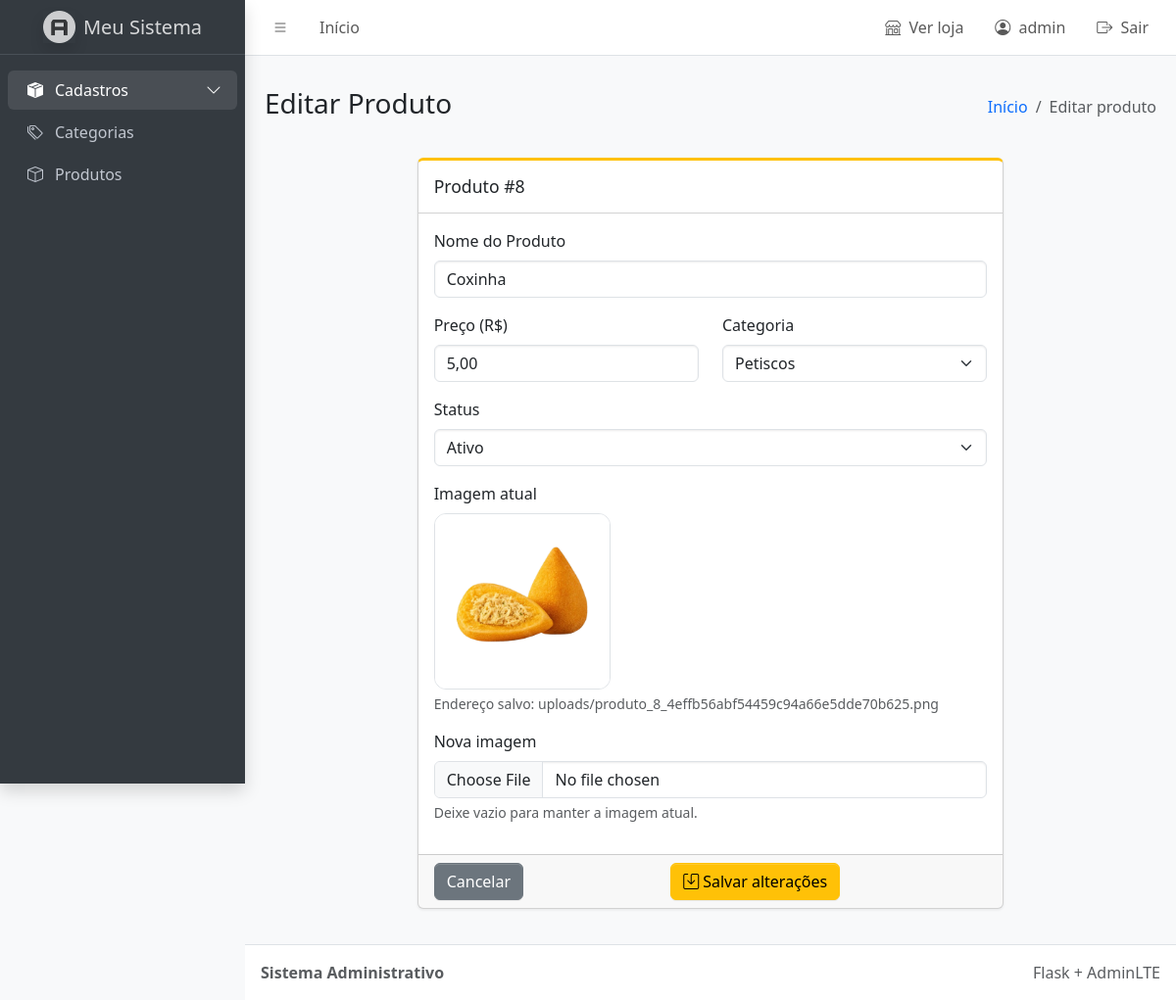
Page /editarproduto/8 (signed in) on the earlier database version.
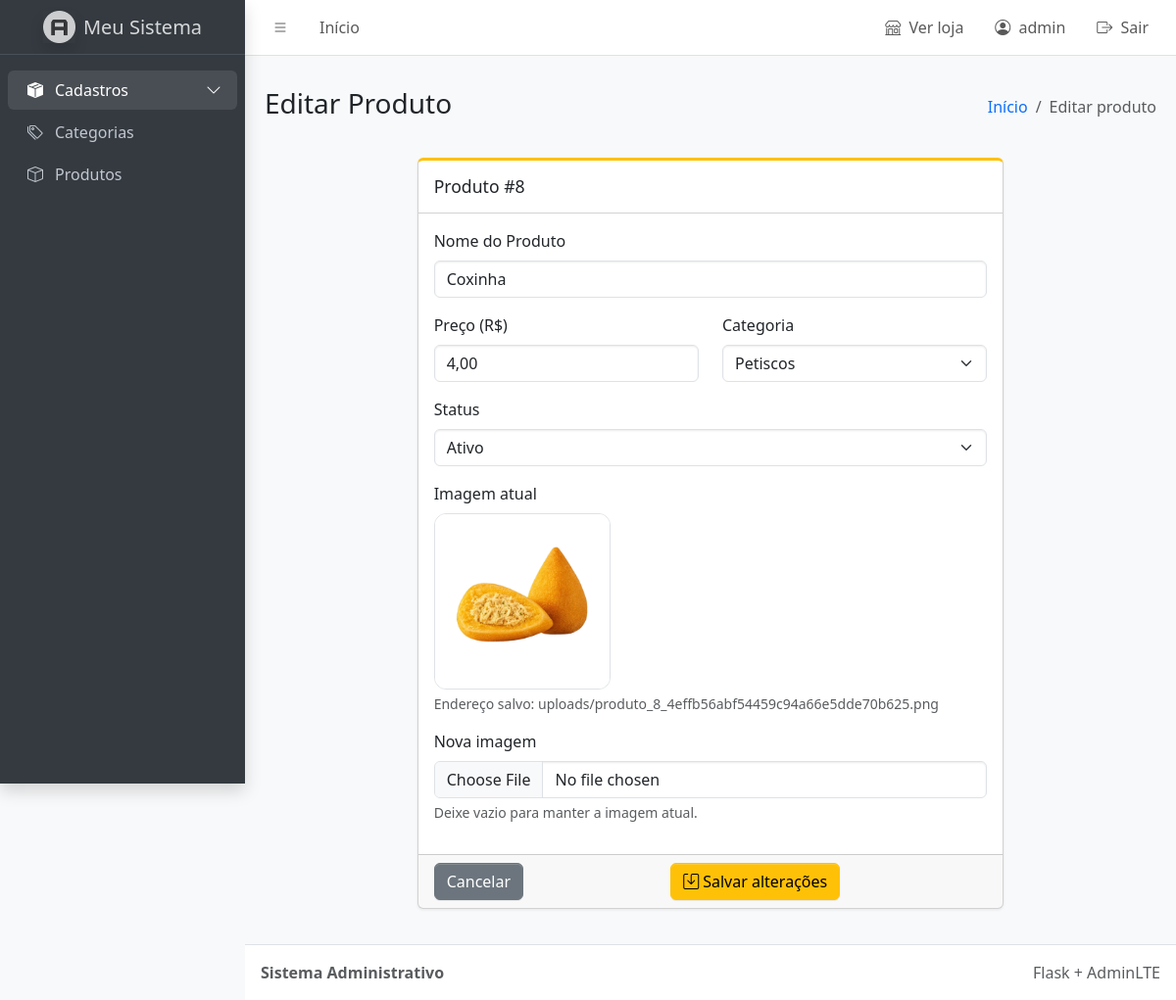
Same page on the later database version.
### tables this page shows
CREATE TABLE produto(
   id integer primary key autoincrement,
   nome varchar(50) not null,
   preco float,
   ativo boolean, 
   imagem blob,
   img varchar(100),
   id_categoria int,
   foreign key ('id_categoria') references categoria('id')
);

CREATE TABLE categoria(
   id integer primary key autoincrement,
   nome varchar(50) not null,
   descricao text, 
   ativo boolean,
   imagem blob,
   img varchar(100)
);

### app.py (the view, shortened to what this page needs)
@app.route('/editarproduto/<int:id>', methods=['GET', 'POST'])
def editarProduto(id):
    with conexao() as conn:
        produto = conn.execute('SELECT * FROM produto WHERE id = ?', (id,)).fetchone()
    if produto is None:
        flash('Produto não encontrado.', 'danger')
        return redirect(url_for('listarProduto'))
    categorias = listar_categorias_ativas()
    return render_template('admin/editar_produto.html', produto=produto, categorias=categorias)

### app.py (called while the page is built)
def conexao():
    conn = sqlite3.connect(Path(app.root_path) / 'database.db')
    conn.row_factory = sqlite3.Row
    conn.execute('PRAGMA foreign_keys = ON')
    return conn

@app.context_processor
def dados_do_carrinho():
    return {'qtd_carrinho': sum(session.get('carrinho', {}).values())}

@app.before_request
def proteger_rotas():
    endpoint = request.endpoint
    if endpoint is None or endpoint in ENDPOINTS_PUBLICOS:
        return None
    if 'usuario_id' not in session:
        flash('Faça login para continuar.', 'warning')
        return redirect(url_for('login'))
    if endpoint in ('raiz', 'sair') or endpoint.startswith('cliente_'):
        return None
    if session.get('tipo') != 'admin':
        flash('Esta área é restrita ao administrador.', 'danger')
        return redirect(url_for('cliente_inicio'))
    return None

def listar_categorias_ativas():
    with conexao() as conn:
        return conn.execute("SELECT id, nome FROM categoria WHERE ativo = 'True' ORDER BY nome").fetchall()

### templates/admin/editar_produto.html (shortened to what this page needs)
{% extends 'admin/base.html' %}
{% block page_title %}Editar Produto{% endblock %}
{% block breadcrumb %}Editar produto{% endblock %}
{% block content %}
<div class="row justify-content-center">
  <div class="col-xl-8 col-lg-10">
    <div class="card card-warning card-outline">
      <div class="card-header"><h3 class="card-title">Produto #{{ produto.id }}</h3></div>
      <form method="POST" enctype="multipart/form-data">
        <div class="card-body">
          <div class="mb-3">
            <label for="nome_produto" class="form-label">Nome do Produto</label>
            <input type="text" class="form-control" id="nome_produto" name="nome_produto" maxlength="50"
                   value="{{ produto.nome }}" required>
          </div>
          <div class="row">
            <div class="col-md-6 mb-3">
              <label for="preco" class="form-label">Preço (R$)</label>
              <input type="text" class="form-control" id="preco" name="preco" inputmode="decimal"
                     value="{{ ('%.2f'|format(produto.preco))|replace('.', ',') if produto.preco is not none else '' }}" required>
            </div>
            <div class="col-md-6 mb-3">
              <label for="id_categoria" class="form-label">Categoria</label>
              <select class="form-select" id="id_categoria" name="id_categoria">
                {% for c in categorias %}
                <option value="{{ c.id }}" {% if produto.id_categoria == c.id %}selected{% endif %}>{{ c.nome }}</option>
                {% endfor %}
              </select>
            </div>
          </div>
          <div class="mb-3">
            <label for="ativo" class="form-label">Status</label>
            <select class="form-select" id="ativo" name="ativo">
              <option value="True" {% if produto.ativo|string == 'True' %}selected{% endif %}>Ativo</option>
            </select>
          </div>
          {% if produto.img %}
          <div class="mb-3">
            <label class="form-label d-block">Imagem atual</label>
            <img src="{{ url_for('static', filename=produto.img) }}" alt="Imagem de {{ produto.nome }}" class="image-preview">
            <div class="form-text">Endereço salvo: {{ produto.img }}</div>
          </div>
          {% endif %}
          <div class="mb-3">
            <label for="imagem" class="form-label">Nova imagem</label>
            <input type="file" class="form-control" id="imagem" name="imagem" accept="image/png,image/jpeg,image/gif,image/webp">
            <div class="form-text">Deixe vazio para manter a imagem atual.</div>
          </div>
        </div>
        <div class="card-footer d-flex justify-content-between">
          <a href="{{ url_for('listarProduto') }}" class="btn btn-secondary">Cancelar</a>
          <button type="submit" class="btn btn-warning"><i class="bi bi-save me-1"></i>Salvar alterações</button>
        </div>
      </form>
    </div>
  </div>
</div>
{% endblock %}

Differences in the rows shown:
changed produto "uploads/produto_8_4effb56abf54459c94a66e5dde70b625.png": preco "5,00" → "4,00"
